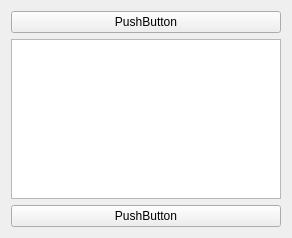
<?xml version="1.0" encoding="UTF-8"?>
<ui version="4.0">
 <class>UWatchFormWidget</class>
 <widget class="QWidget" name="UWatchFormWidget">
  <property name="geometry">
   <rect>
    <x>0</x>
    <y>0</y>
    <width>292</width>
    <height>238</height>
   </rect>
  </property>
  <property name="windowTitle">
   <string>Form</string>
  </property>
  <layout class="QVBoxLayout" name="verticalLayout">
   <item>
    <widget class="QPushButton" name="pushButton">
     <property name="text">
      <string>PushButton</string>
     </property>
    </widget>
   </item>
   <item>
    <widget class="QGraphicsView" name="graphicsView"/>
   </item>
   <item>
    <widget class="QPushButton" name="pushButton_2">
     <property name="text">
      <string>PushButton</string>
     </property>
    </widget>
   </item>
  </layout>
 </widget>
 <resources/>
 <connections/>
</ui>
